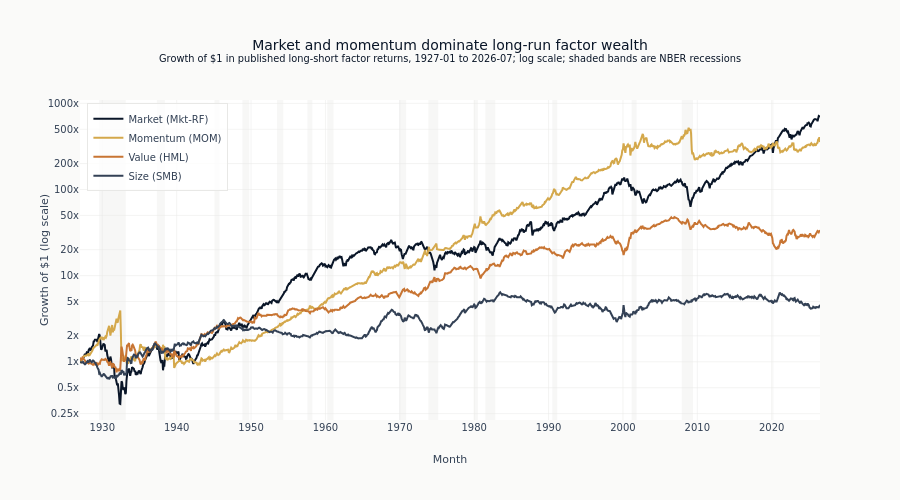

The code cell stored with this chart in its notebook:
### Markdown cell above
### Add recession context

Recession shading separates secular compounding from crisis behavior.

### Code cell
# Add recession bands
for start, end in RECESSIONS:
    start_dt = datetime.strptime(start, "%Y-%m-%d")
    end_dt = datetime.strptime(end, "%Y-%m-%d")
    if start_dt >= cum_returns.index.min():
        fig.add_vrect(
            x0=start_dt,
            x1=end_dt,
            fillcolor=COLORS["silver_muted"],
            opacity=0.35,
            layer="below",
            line_width=0,
        )

wealth_tick_values = [0.25, 0.5, 1, 2, 5, 10, 20, 50, 100, 200, 500, 1_000]
wealth_tick_text = [f"{value:g}x" for value in wealth_tick_values]
fig.update_layout(
    title=(
        f"Market and momentum dominate long-run factor wealth<br><sup>Growth of $1 in "
        f"published long-short factor returns, {cum_returns.index.min():%Y-%m} to "
        f"{cum_returns.index.max():%Y-%m}; log scale; shaded bands are NBER recessions</sup>"
    ),
    xaxis_title="Month",
    yaxis_title="Growth of $1 (log scale)",
    yaxis_type="log",
    yaxis=dict(tickmode="array", tickvals=wealth_tick_values, ticktext=wealth_tick_text),
    legend=dict(yanchor="top", y=0.99, xanchor="left", x=0.01),
    hovermode="x unified",
    height=500,
)

show_plotly_with_alt(
    fig,
    "Four growth-of-one-dollar paths on a logarithmic axis from the 1920s to the present, for the market, momentum, value and size factors, with recessions shaded.",
)

### Figure 1 — Plotly figure (JSON) as saved in the notebook; plotly's stock layout.template omitted (floating-point values rounded to 4 significant figures; data arrays with more than 128 entries replaced by an {"elided": "..."} marker saying what was removed)
{"data": [{"hovertemplate": "%{x|%Y-%m}<br>%{y:.2f}x<extra></extra>", "line": {"color": "#0a1628", "width": 2}, "name": "Market (Mkt-RF)", "type": "scatter", "x": {"elided": "1195 str values"}, "y": {"elided": "1195 float values"}}, {"hovertemplate": "%{x|%Y-%m}<br>%{y:.2f}x<extra></extra>", "line": {"color": "#D4A84B", "width": 2}, "name": "Momentum (MOM)", "type": "scatter", "x": {"elided": "1195 str values"}, "y": {"elided": "1195 float values"}}, {"hovertemplate": "%{x|%Y-%m}<br>%{y:.2f}x<extra></extra>", "line": {"color": "#C87533", "width": 2}, "name": "Value (HML)", "type": "scatter", "x": {"elided": "1195 str values"}, "y": {"elided": "1195 float values"}}, {"hovertemplate": "%{x|%Y-%m}<br>%{y:.2f}x<extra></extra>", "line": {"color": "#334155", "width": 2}, "name": "Size (SMB)", "type": "scatter", "x": {"elided": "1195 str values"}, "y": {"elided": "1195 float values"}}], "layout": {"height": 500, "hovermode": "x unified", "legend": {"x": 0.01, "xanchor": "left", "y": 0.99, "yanchor": "top"}, "shapes": [{"fillcolor": "#e8e8e6", "layer": "below", "line": {"width": 0}, "opacity": 0.35, "type": "rect", "x0": "1929-08-01T00:00:00", "x1": "1933-03-01T00:00:00", "xref": "x", "y0": 0, "y1": 1, "yref": "y domain"}, {"fillcolor": "#e8e8e6", "layer": "below", "line": {"width": 0}, "opacity": 0.35, "type": "rect", "x0": "1937-05-01T00:00:00", "x1": "1938-06-01T00:00:00", "xref": "x", "y0": 0, "y1": 1, "yref": "y domain"}, {"fillcolor": "#e8e8e6", "layer": "below", "line": {"width": 0}, "opacity": 0.35, "type": "rect", "x0": "1945-02-01T00:00:00", "x1": "1945-10-01T00:00:00", "xref": "x", "y0": 0, "y1": 1, "yref": "y domain"}, {"fillcolor": "#e8e8e6", "layer": "below", "line": {"width": 0}, "opacity": 0.35, "type": "rect", "x0": "1948-11-01T00:00:00", "x1": "1949-10-01T00:00:00", "xref": "x", "y0": 0, "y1": 1, "yref": "y domain"}, {"fillcolor": "#e8e8e6", "layer": "below", "line": {"width": 0}, "opacity": 0.35, "type": "rect", "x0": "1953-07-01T00:00:00", "x1": "1954-05-01T00:00:00", "xref": "x", "y0": 0, "y1": 1, "yref": "y domain"}, {"fillcolor": "#e8e8e6", "layer": "below", "line": {"width": 0}, "opacity": 0.35, "type": "rect", "x0": "1957-08-01T00:00:00", "x1": "1958-04-01T00:00:00", "xref": "x", "y0": 0, "y1": 1, "yref": "y domain"}, {"fillcolor": "#e8e8e6", "layer": "below", "line": {"width": 0}, "opacity": 0.35, "type": "rect", "x0": "1960-04-01T00:00:00", "x1": "1961-02-01T00:00:00", "xref": "x", "y0": 0, "y1": 1, "yref": "y domain"}, {"fillcolor": "#e8e8e6", "layer": "below", "line": {"width": 0}, "opacity": 0.35, "type": "rect", "x0": "1969-12-01T00:00:00", "x1": "1970-11-01T00:00:00", "xref": "x", "y0": 0, "y1": 1, "yref": "y domain"}, {"fillcolor": "#e8e8e6", "layer": "below", "line": {"width": 0}, "opacity": 0.35, "type": "rect", "x0": "1973-11-01T00:00:00", "x1": "1975-03-01T00:00:00", "xref": "x", "y0": 0, "y1": 1, "yref": "y domain"}, {"fillcolor": "#e8e8e6", "layer": "below", "line": {"width": 0}, "opacity": 0.35, "type": "rect", "x0": "1980-01-01T00:00:00", "x1": "1980-07-01T00:00:00", "xref": "x", "y0": 0, "y1": 1, "yref": "y domain"}, {"fillcolor": "#e8e8e6", "layer": "below", "line": {"width": 0}, "opacity": 0.35, "type": "rect", "x0": "1981-07-01T00:00:00", "x1": "1982-11-01T00:00:00", "xref": "x", "y0": 0, "y1": 1, "yref": "y domain"}, {"fillcolor": "#e8e8e6", "layer": "below", "line": {"width": 0}, "opacity": 0.35, "type": "rect", "x0": "1990-07-01T00:00:00", "x1": "1991-03-01T00:00:00", "xref": "x", "y0": 0, "y1": 1, "yref": "y domain"}, {"fillcolor": "#e8e8e6", "layer": "below", "line": {"width": 0}, "opacity": 0.35, "type": "rect", "x0": "2001-03-01T00:00:00", "x1": "2001-11-01T00:00:00", "xref": "x", "y0": 0, "y1": 1, "yref": "y domain"}, {"fillcolor": "#e8e8e6", "layer": "below", "line": {"width": 0}, "opacity": 0.35, "type": "rect", "x0": "2007-12-01T00:00:00", "x1": "2009-06-01T00:00:00", "xref": "x", "y0": 0, "y1": 1, "yref": "y domain"}, {"fillcolor": "#e8e8e6", "layer": "below", "line": {"width": 0}, "opacity": 0.35, "type": "rect", "x0": "2020-02-01T00:00:00", "x1": "2020-04-01T00:00:00", "xref": "x", "y0": 0, "y1": 1, "yref": "y domain"}], "title": {"text": "Market and momentum dominate long-run factor wealth<br><sup>Growth of $1 in published long-short factor returns, 1927-01 to 2026-07; log scale; shaded bands are NBER recessions</sup>"}, "xaxis": {"title": {"text": "Month"}}, "yaxis": {"tickmode": "array", "ticktext": ["0.25x", "0.5x", "1x", "2x", "5x", "10x", "20x", "50x", "100x", "200x", "500x", "1000x"], "tickvals": [0.25, 0.5, 1, 2, 5, 10, 20, 50, 100, 200, 500, 1000], "title": {"text": "Growth of $1 (log scale)"}, "type": "log"}}}
